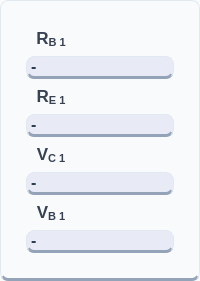
          <widget class="QFrame" name="frameOutputs_2">
           <property name="sizePolicy">
            <sizepolicy hsizetype="Preferred" vsizetype="Preferred">
             <horstretch>0</horstretch>
             <verstretch>0</verstretch>
            </sizepolicy>
           </property>
           <property name="minimumSize">
            <size>
             <width>160</width>
             <height>80</height>
            </size>
           </property>
           <property name="maximumSize">
            <size>
             <width>16777215</width>
             <height>16777215</height>
            </size>
           </property>
           <property name="styleSheet">
            <string notr="true">background-color: #f8fafc;
color: #334155;
border-radius: 8px;
border: 1px solid #e2e8f0;
border-bottom: 3px solid #94a3b8;
font-family: 'Inter', sans-serif;</string>
           </property>
           <property name="frameShape">
            <enum>QFrame::Shape::StyledPanel</enum>
           </property>
           <layout class="QVBoxLayout" name="verticalLayout_17">
            <property name="spacing">
             <number>5</number>
            </property>
            <property name="leftMargin">
             <number>25</number>
            </property>
            <property name="topMargin">
             <number>25</number>
            </property>
            <property name="rightMargin">
             <number>25</number>
            </property>
            <property name="bottomMargin">
             <number>25</number>
            </property>
            <item>
             <widget class="QLabel" name="labelIconRb1">
              <property name="sizePolicy">
               <sizepolicy hsizetype="Expanding" vsizetype="Fixed">
                <horstretch>0</horstretch>
                <verstretch>0</verstretch>
               </sizepolicy>
              </property>
              <property name="minimumSize">
               <size>
                <width>40</width>
                <height>25</height>
               </size>
              </property>
              <property name="maximumSize">
               <size>
                <width>50</width>
                <height>50</height>
               </size>
              </property>
              <property name="styleSheet">
               <string notr="true">QLabel {
    color: #374151;             /* The dark charcoal text from Image 1 */
    font-family: &quot;Rockwell&quot;;    /* The serif font from Image 1 */
    font-size: 13pt;
    font-weight: bold;
    background: transparent;    /* Crucial for the Image 2 flat look */
    border: none;
}</string>
              </property>
              <property name="text">
               <string>&lt;html&gt;&lt;head/&gt;&lt;body&gt;&lt;p&gt;R&lt;span style=&quot; vertical-align:sub;&quot;&gt;B 1&lt;/span&gt;&lt;/p&gt;&lt;/body&gt;&lt;/html&gt;</string>
              </property>
              <property name="alignment">
               <set>Qt::AlignmentFlag::AlignCenter</set>
              </property>
             </widget>
            </item>
            <item>
             <widget class="QLabel" name="labelOutputRb1">
              <property name="sizePolicy">
               <sizepolicy hsizetype="Preferred" vsizetype="Fixed">
                <horstretch>0</horstretch>
                <verstretch>0</verstretch>
               </sizepolicy>
              </property>
              <property name="minimumSize">
               <size>
                <width>100</width>
                <height>20</height>
               </size>
              </property>
              <property name="cursor">
               <cursorShape>IBeamCursor</cursorShape>
              </property>
              <property name="mouseTracking">
               <bool>true</bool>
              </property>
              <property name="styleSheet">
               <string notr="true">font-size: 16px; font-weight: bold; color: #2c3e50; background: #e8eaf6;

</string>
              </property>
              <property name="text">
               <string>-</string>
              </property>
              <property name="textInteractionFlags">
               <set>Qt::TextInteractionFlag::LinksAccessibleByMouse|Qt::TextInteractionFlag::TextSelectableByMouse</set>
              </property>
             </widget>
            </item>
            <item>
             <widget class="QLabel" name="labelIconRe2_2">
              <property name="sizePolicy">
               <sizepolicy hsizetype="Expanding" vsizetype="Fixed">
                <horstretch>0</horstretch>
                <verstretch>0</verstretch>
               </sizepolicy>
              </property>
              <property name="minimumSize">
               <size>
                <width>40</width>
                <height>25</height>
               </size>
              </property>
              <property name="maximumSize">
               <size>
                <width>50</width>
                <height>50</height>
               </size>
              </property>
              <property name="styleSheet">
               <string notr="true">QLabel {
    color: #374151;             /* The dark charcoal text from Image 1 */
    font-family: &quot;Rockwell&quot;;    /* The serif font from Image 1 */
    font-size: 13pt;
    font-weight: bold;
    background: transparent;    /* Crucial for the Image 2 flat look */
    border: none;
}</string>
              </property>
              <property name="text">
               <string>&lt;html&gt;&lt;head/&gt;&lt;body&gt;&lt;p&gt;R&lt;span style=&quot; vertical-align:sub;&quot;&gt;E 1&lt;/span&gt;&lt;/p&gt;&lt;/body&gt;&lt;/html&gt;</string>
              </property>
              <property name="alignment">
               <set>Qt::AlignmentFlag::AlignCenter</set>
              </property>
             </widget>
            </item>
            <item>
             <widget class="QLabel" name="labelOutputRe1">
              <property name="sizePolicy">
               <sizepolicy hsizetype="Preferred" vsizetype="Fixed">
                <horstretch>0</horstretch>
                <verstretch>0</verstretch>
               </sizepolicy>
              </property>
              <property name="minimumSize">
               <size>
                <width>100</width>
                <height>20</height>
               </size>
              </property>
              <property name="cursor">
               <cursorShape>IBeamCursor</cursorShape>
              </property>
              <property name="mouseTracking">
               <bool>false</bool>
              </property>
              <property name="styleSheet">
               <string notr="true">font-size: 16px; font-weight: bold; color: #2c3e50; background: #e8eaf6;

</string>
              </property>
              <property name="text">
               <string>-</string>
              </property>
              <property name="scaledContents">
               <bool>false</bool>
              </property>
              <property name="textInteractionFlags">
               <set>Qt::TextInteractionFlag::LinksAccessibleByMouse|Qt::TextInteractionFlag::TextSelectableByMouse</set>
              </property>
             </widget>
            </item>
            <item>
             <widget class="QLabel" name="labelIconVc1">
              <property name="sizePolicy">
               <sizepolicy hsizetype="Expanding" vsizetype="Fixed">
                <horstretch>40</horstretch>
                <verstretch>40</verstretch>
               </sizepolicy>
              </property>
              <property name="minimumSize">
               <size>
                <width>40</width>
                <height>25</height>
               </size>
              </property>
              <property name="maximumSize">
               <size>
                <width>50</width>
                <height>50</height>
               </size>
              </property>
              <property name="styleSheet">
               <string notr="true">QLabel {
    color: #374151;             /* The dark charcoal text from Image 1 */
    font-family: &quot;Rockwell&quot;;    /* The serif font from Image 1 */
    font-size: 13pt;
    font-weight: bold;
    background: transparent;    /* Crucial for the Image 2 flat look */
    border: none;
}</string>
              </property>
              <property name="text">
               <string>&lt;html&gt;&lt;head/&gt;&lt;body&gt;&lt;p&gt;V&lt;span style=&quot; vertical-align:sub;&quot;&gt;C 1&lt;/span&gt;&lt;/p&gt;&lt;/body&gt;&lt;/html&gt;</string>
              </property>
              <property name="alignment">
               <set>Qt::AlignmentFlag::AlignCenter</set>
              </property>
             </widget>
            </item>
            <item>
             <widget class="QLabel" name="labelOutputVc1">
              <property name="sizePolicy">
               <sizepolicy hsizetype="Preferred" vsizetype="Fixed">
                <horstretch>0</horstretch>
                <verstretch>0</verstretch>
               </sizepolicy>
              </property>
              <property name="minimumSize">
               <size>
                <width>100</width>
                <height>20</height>
               </size>
              </property>
              <property name="cursor">
               <cursorShape>IBeamCursor</cursorShape>
              </property>
              <property name="mouseTracking">
               <bool>true</bool>
              </property>
              <property name="styleSheet">
               <string notr="true">font-size: 16px; font-weight: bold; color: #2c3e50; background: #e8eaf6;

</string>
              </property>
              <property name="text">
               <string>-</string>
              </property>
              <property name="textInteractionFlags">
               <set>Qt::TextInteractionFlag::LinksAccessibleByMouse|Qt::TextInteractionFlag::TextSelectableByMouse</set>
              </property>
             </widget>
            </item>
            <item>
             <widget class="QLabel" name="labelIconVb1">
              <property name="sizePolicy">
               <sizepolicy hsizetype="Expanding" vsizetype="Fixed">
                <horstretch>0</horstretch>
                <verstretch>0</verstretch>
               </sizepolicy>
              </property>
              <property name="minimumSize">
               <size>
                <width>40</width>
                <height>25</height>
               </size>
              </property>
              <property name="maximumSize">
               <size>
                <width>50</width>
                <height>50</height>
               </size>
              </property>
              <property name="styleSheet">
               <string notr="true">QLabel {
    color: #374151;             /* The dark charcoal text from Image 1 */
    font-family: &quot;Rockwell&quot;;    /* The serif font from Image 1 */
    font-size: 13pt;
    font-weight: bold;
    background: transparent;    /* Crucial for the Image 2 flat look */
    border: none;
}</string>
              </property>
              <property name="text">
               <string>&lt;html&gt;&lt;head/&gt;&lt;body&gt;&lt;p&gt;V&lt;span style=&quot; vertical-align:sub;&quot;&gt;B 1&lt;/span&gt;&lt;/p&gt;&lt;/body&gt;&lt;/html&gt;</string>
              </property>
              <property name="alignment">
               <set>Qt::AlignmentFlag::AlignCenter</set>
              </property>
             </widget>
            </item>
            <item>
             <widget class="QLabel" name="labelOutputVb1">
              <property name="sizePolicy">
               <sizepolicy hsizetype="Preferred" vsizetype="Fixed">
                <horstretch>0</horstretch>
                <verstretch>0</verstretch>
               </sizepolicy>
              </property>
              <property name="minimumSize">
               <size>
                <width>100</width>
                <height>20</height>
               </size>
              </property>
              <property name="cursor">
               <cursorShape>IBeamCursor</cursorShape>
              </property>
              <property name="mouseTracking">
               <bool>true</bool>
              </property>
              <property name="styleSheet">
               <string notr="true">font-size: 16px; font-weight: bold; color: #2c3e50; background: #e8eaf6;

</string>
              </property>
              <property name="text">
               <string>-</string>
              </property>
              <property name="textInteractionFlags">
               <set>Qt::TextInteractionFlag::LinksAccessibleByMouse|Qt::TextInteractionFlag::TextSelectableByMouse</set>
              </property>
             </widget>
            </item>
           </layout>
          </widget>
